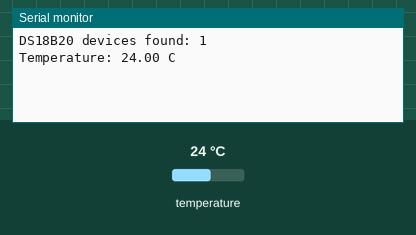
The sketch below on a simulated ESP32. Shown: the last lines printed to the serial monitor. The test bench sets the inputs (shaded band); at power-on: temperature 24 °C.

Above: at 1.7 s.
1.8 s: temperature set to 12 °C
At 4.0 s:
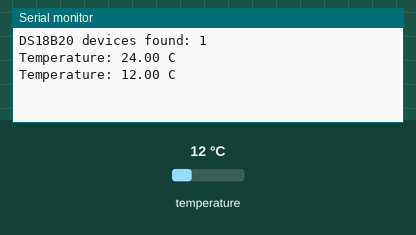
4.3 s: temperature set to 19 °C
At 5.5 s:
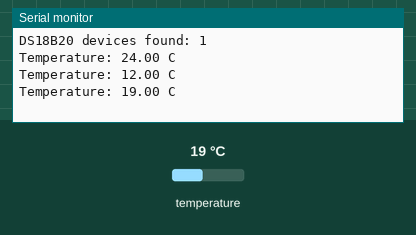
Timing chart, 0 to 7.3 s (numbered marks = the images above; inputs shaded):
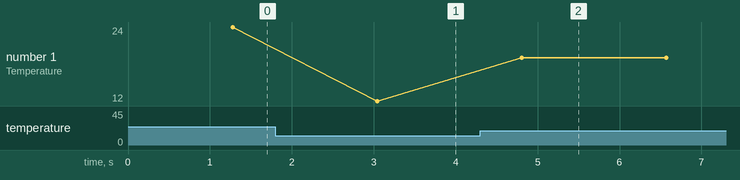

The sketch:

DS18B20_ESP32_D5.ino
```cpp
/*
 * DS18B20 temperature reading on an ESP32 dev board, DATA on GPIO5 (D5).
 *
 * Wiring: Red -> 3.3V, Black -> GND, Yellow (DATA) -> GPIO5 (D5),
 *         4.7k resistor between DATA and 3.3V.
 * Libraries: OneWire (Paul Stoffregen), DallasTemperature (Miles Burton).
 * Serial monitor: 115200.
 */
#include <OneWire.h>
#include <DallasTemperature.h>

#define ONE_WIRE_PIN 5   // GPIO5 = D5

OneWire oneWire(ONE_WIRE_PIN);
DallasTemperature sensors(&oneWire);

void setup() {
    Serial.begin(115200);
    delay(500);
    sensors.begin();
    Serial.printf("DS18B20 devices found: %d\n", sensors.getDeviceCount());
}

void loop() {
    sensors.requestTemperatures();
    float t = sensors.getTempCByIndex(0);

    if (t == DEVICE_DISCONNECTED_C) {
        Serial.println("Sensor not detected - check wiring / 4.7k pull-up");
    } else {
        Serial.printf("Temperature: %.2f C\n", t);
    }
    delay(1000);
}
```

Measured:
- after the input at 1.8 s, the serial monitor: prints a new line after 1.2 s (image 1)
- after the input at 4.3 s, the serial monitor: prints a new line after 0.51 s (image 2)
- plotted number 1: 24 → 12 after the input at 1.8 s, 12 → 19 after the input at 4.3 s
